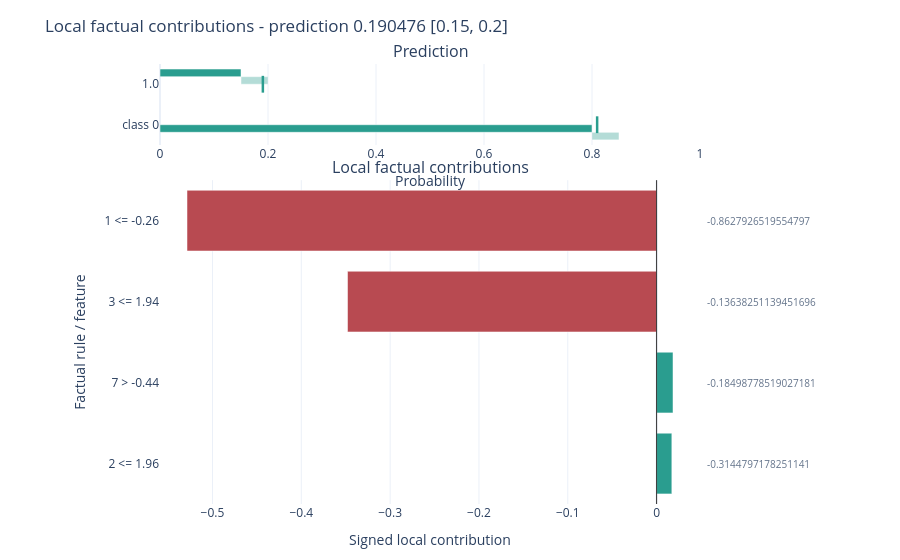

The cell this chart's notebook holds for it:
### Code cell
# CE's uncertainty=True maps to show_uncertainty=True inside this plugin
factual[0].plot(
    style="plotly.local.factual_bars",
    show=True,
    uncertainty=True,
)

### Figure 1 — Plotly figure (JSON) as saved in the notebook; plotly's stock layout.template omitted (floating-point values rounded to 4 significant figures)
{"data": [{"base": [0], "hovertemplate": "%{hovertext}<extra></extra>", "hovertext": ["1.0: 0.190476<br>Interval: [0.15, 0.2]"], "marker": {"color": "#2a9d8f"}, "name": "solid: 1.0", "orientation": "h", "showlegend": false, "type": "bar", "x": [0.15], "xaxis": "x", "y": ["1.0"], "yaxis": "y"}, {"base": [0.15], "hoverinfo": "skip", "marker": {"color": "#2a9d8f", "opacity": 0.35}, "name": "interval: 1.0", "orientation": "h", "showlegend": false, "type": "bar", "x": [0.05], "xaxis": "x", "y": ["1.0"], "yaxis": "y"}, {"hovertemplate": "%{hovertext}<extra></extra>", "hovertext": ["1.0: 0.190476<br>Interval: [0.15, 0.2]"], "marker": {"color": "#2a9d8f", "line": {"color": "#2a9d8f", "width": 2.5}, "size": 12, "symbol": "line-ns-open"}, "mode": "markers", "name": "marker: 1.0", "showlegend": false, "type": "scatter", "x": [0.1905], "xaxis": "x", "y": ["1.0"], "yaxis": "y"}, {"base": [0], "hovertemplate": "%{hovertext}<extra></extra>", "hovertext": ["class 0: 0.809524<br>Interval: [0.8, 0.85]"], "marker": {"color": "#2a9d8f"}, "name": "solid: class 0", "orientation": "h", "showlegend": false, "type": "bar", "x": [0.8], "xaxis": "x", "y": ["class 0"], "yaxis": "y"}, {"base": [0.8], "hoverinfo": "skip", "marker": {"color": "#2a9d8f", "opacity": 0.35}, "name": "interval: class 0", "orientation": "h", "showlegend": false, "type": "bar", "x": [0.05], "xaxis": "x", "y": ["class 0"], "yaxis": "y"}, {"hovertemplate": "%{hovertext}<extra></extra>", "hovertext": ["class 0: 0.809524<br>Interval: [0.8, 0.85]"], "marker": {"color": "#2a9d8f", "line": {"color": "#2a9d8f", "width": 2.5}, "size": 12, "symbol": "line-ns-open"}, "mode": "markers", "name": "marker: class 0", "showlegend": false, "type": "scatter", "x": [0.8095], "xaxis": "x", "y": ["class 0"], "yaxis": "y"}, {"hovertemplate": "%{hovertext}<extra></extra>", "hovertext": ["Rule: 1 <= -0.26<br>Feature: 1<br>Feature index: 1<br>Current value: -0.8627926519554797<br>Contribution: -0.528694<br>Contribution interval: [-0.556814, -0.512776]<br>Interval width: 0.0440379<br>Crosses zero: no<br>Prediction: 0.190476<br>Prediction interval: [0.15, 0.2]<br>Task: classification<br>Mode: classification", "Rule: 3 <= 1.94<br>Feature: 3<br>Feature index: 3<br>Current value: -0.13638251139451696<br>Contribution: -0.347985<br>Contribution interval: [-0.392857, -0.309524]<br>Interval width: 0.0833333<br>Crosses zero: no<br>Prediction: 0.190476<br>Prediction interval: [0.15, 0.2]<br>Task: classification<br>Mode: classification", "Rule: 7 > -0.44<br>Feature: 7<br>Feature index: 7<br>Current value: -0.18498778519027181<br>Contribution: +0.0184776<br>Contribution interval: [0.00768588, 0.0703008]<br>Interval width: 0.0626149<br>Crosses zero: no<br>Prediction: 0.190476<br>Prediction interval: [0.15, 0.2]<br>Task: classification<br>Mode: classification", "Rule: 2 <= 1.96<br>Feature: 2<br>Feature index: 2<br>Current value: -0.3144797178251141<br>Contribution: +0.0171668<br>Contribution interval: [0.002886, 0.085213]<br>Interval width: 0.082327<br>Crosses zero: no<br>Prediction: 0.190476<br>Prediction interval: [0.15, 0.2]<br>Task: classification<br>Mode: classification"], "marker": {"color": ["#b84a51", "#b84a51", "#2a9d8f", "#2a9d8f"]}, "name": "contribution", "orientation": "h", "type": "bar", "x": [-0.5287, -0.348, 0.01848, 0.01717], "xaxis": "x2", "y": ["1 <= -0.26", "3 <= 1.94", "7 > -0.44", "2 <= 1.96"], "yaxis": "y2"}], "layout": {"annotations": [{"font": {"size": 16}, "showarrow": false, "text": "Prediction", "x": 0.5, "xanchor": "center", "xref": "paper", "y": 1, "yanchor": "bottom", "yref": "paper"}, {"font": {"size": 16}, "showarrow": false, "text": "Local factual contributions", "x": 0.5, "xanchor": "center", "xref": "paper", "y": 0.736, "yanchor": "bottom", "yref": "paper"}, {"align": "left", "font": {"color": "#64748b", "size": 10}, "showarrow": false, "text": "-0.8627926519554797", "x": 1.01, "xanchor": "left", "xref": "paper", "y": "1 <= -0.26", "yref": "y2"}, {"align": "left", "font": {"color": "#64748b", "size": 10}, "showarrow": false, "text": "-0.13638251139451696", "x": 1.01, "xanchor": "left", "xref": "paper", "y": "3 <= 1.94", "yref": "y2"}, {"align": "left", "font": {"color": "#64748b", "size": 10}, "showarrow": false, "text": "-0.18498778519027181", "x": 1.01, "xanchor": "left", "xref": "paper", "y": "7 > -0.44", "yref": "y2"}, {"align": "left", "font": {"color": "#64748b", "size": 10}, "showarrow": false, "text": "-0.3144797178251141", "x": 1.01, "xanchor": "left", "xref": "paper", "y": "2 <= 1.96", "yref": "y2"}], "bargap": 0.25, "margin": {"b": 56, "l": 160, "r": 200, "t": 64}, "shapes": [{"line": {"color": "#333333", "width": 1}, "type": "line", "x0": 0, "x1": 0, "xref": "x2", "y0": 0, "y1": 1, "yref": "y2 domain"}], "showlegend": false, "title": {"text": "Local factual contributions - prediction 0.190476 [0.15, 0.2]"}, "xaxis": {"anchor": "y", "domain": [0, 1], "range": [0, 1], "title": {"text": "Probability"}}, "xaxis2": {"anchor": "y2", "domain": [0, 1], "title": {"text": "Signed local contribution"}}, "yaxis": {"anchor": "x", "autorange": "reversed", "domain": [0.816, 1]}, "yaxis2": {"anchor": "x2", "autorange": "reversed", "domain": [0, 0.736], "title": {"text": "Factual rule / feature"}}}}
